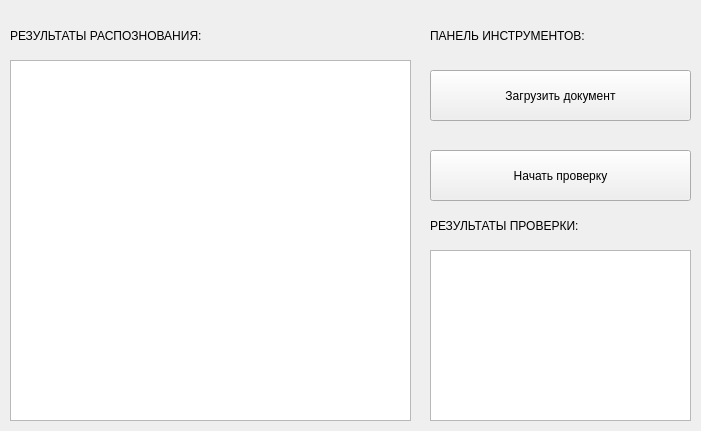
<?xml version="1.0" encoding="UTF-8"?>
<ui version="4.0">
 <class>MainWindow</class>
 <widget class="QMainWindow" name="MainWindow">
  <property name="geometry">
   <rect>
    <x>0</x>
    <y>0</y>
    <width>701</width>
    <height>431</height>
   </rect>
  </property>
  <property name="windowTitle">
   <string>Проверка рационализаторских предложений</string>
  </property>
  <property name="styleSheet">
   <string notr="true"/>
  </property>
  <widget class="QWidget" name="centralwidget">
   <widget class="QPushButton" name="pushButton">
    <property name="geometry">
     <rect>
      <x>430</x>
      <y>70</y>
      <width>261</width>
      <height>51</height>
     </rect>
    </property>
    <property name="text">
     <string>Загрузить документ</string>
    </property>
   </widget>
   <widget class="QPushButton" name="pushButton_2">
    <property name="geometry">
     <rect>
      <x>430</x>
      <y>150</y>
      <width>261</width>
      <height>51</height>
     </rect>
    </property>
    <property name="text">
     <string>Начать проверку</string>
    </property>
   </widget>
   <widget class="QPlainTextEdit" name="plainTextEdit">
    <property name="geometry">
     <rect>
      <x>10</x>
      <y>60</y>
      <width>401</width>
      <height>361</height>
     </rect>
    </property>
   </widget>
   <widget class="QLabel" name="label">
    <property name="geometry">
     <rect>
      <x>430</x>
      <y>10</y>
      <width>261</width>
      <height>51</height>
     </rect>
    </property>
    <property name="styleSheet">
     <string notr="true">font: 16pt &quot;MS Shell Dlg 2&quot;;</string>
    </property>
    <property name="text">
     <string>ПАНЕЛЬ ИНСТРУМЕНТОВ:</string>
    </property>
   </widget>
   <widget class="QLabel" name="label_2">
    <property name="geometry">
     <rect>
      <x>10</x>
      <y>10</y>
      <width>341</width>
      <height>51</height>
     </rect>
    </property>
    <property name="styleSheet">
     <string notr="true">font: 16pt &quot;MS Shell Dlg 2&quot;;</string>
    </property>
    <property name="text">
     <string>РЕЗУЛЬТАТЫ РАСПОЗНОВАНИЯ:</string>
    </property>
   </widget>
   <widget class="QLabel" name="label_3">
    <property name="geometry">
     <rect>
      <x>430</x>
      <y>200</y>
      <width>261</width>
      <height>51</height>
     </rect>
    </property>
    <property name="styleSheet">
     <string notr="true">font: 16pt &quot;MS Shell Dlg 2&quot;;</string>
    </property>
    <property name="text">
     <string>РЕЗУЛЬТАТЫ ПРОВЕРКИ:</string>
    </property>
   </widget>
   <widget class="QPlainTextEdit" name="plainTextEdit_2">
    <property name="geometry">
     <rect>
      <x>430</x>
      <y>250</y>
      <width>261</width>
      <height>171</height>
     </rect>
    </property>
   </widget>
   <widget class="QLabel" name="label_4">
    <property name="geometry">
     <rect>
      <x>430</x>
      <y>121</y>
      <width>261</width>
      <height>31</height>
     </rect>
    </property>
    <property name="styleSheet">
     <string notr="true">font: 12pt &quot;MS Shell Dlg 2&quot;;
color: rgb(0, 130, 15);</string>
    </property>
    <property name="text">
     <string/>
    </property>
    <property name="indent">
     <number>40</number>
    </property>
   </widget>
  </widget>
 </widget>
 <resources/>
 <connections/>
</ui>
